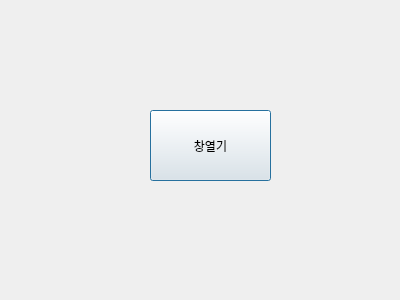
<?xml version="1.0" encoding="UTF-8"?>
<ui version="4.0">
 <class>Dialog</class>
 <widget class="QDialog" name="Dialog">
  <property name="geometry">
   <rect>
    <x>0</x>
    <y>0</y>
    <width>400</width>
    <height>300</height>
   </rect>
  </property>
  <property name="windowTitle">
   <string>Dialog</string>
  </property>
  <widget class="QPushButton" name="pushButton">
   <property name="geometry">
    <rect>
     <x>150</x>
     <y>110</y>
     <width>121</width>
     <height>71</height>
    </rect>
   </property>
   <property name="text">
    <string>창열기</string>
   </property>
  </widget>
 </widget>
 <resources/>
 <connections/>
</ui>
